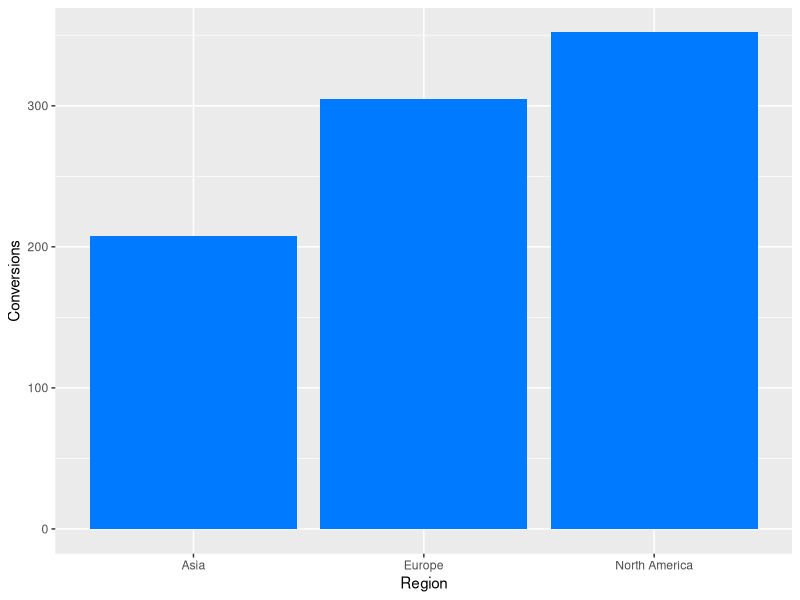

Recreate this plot in R. (Note: this script raises an error after producing the figure.)
# Install required packages if needed
# install.packages(c("ggplot2", "rmarkdown", "knitr"))

# Load libraries
library(ggplot2)      # For high-quality data visualizations
library(rmarkdown)    # For creating reproducible reports
library(knitr)        # For knitting R Markdown documents

# Load dataset
advertising_data <- read.csv("media_13.csv")

# ================================================
# Activity 1: Create a Publication-Quality Visualization
# ================================================

# Create a summary data frame of total conversions by region
# Use ggplot2 to build a bar chart
# Apply advanced styling to make it presentation-ready

# Summarize total conversions by region

# Example - leave these next 3 lines of code uncommented.
# You'll need these for plot_1 below.
conversions_by_region <- aggregate(Conversions ~ Region, data = advertising_data, sum)

# Create base plot
plot <- ggplot(conversions_by_region, aes(x = Region, y = Conversions)) +
    geom_bar(stat = "identity", fill = "#007bff")

# Apply styling
# plot_a <- plot +
#  labs(title = "Total Conversions by Region", x = "Region", y = "Total Conversions") +
#  theme_minimal() +
#  theme(
#    plot.title = element_text(size = 16, face = "bold"),
#    axis.title = element_text(size = 12),
#    axis.text = element_text(size = 10)
#  )
# print(plot_a)

# Try It Out #1: Add a caption and consistent theme
# Add a caption using labs(caption = "...")
# Try different themes like theme_bw() or theme_light()
# Customize font sizes or colors using theme()
# Hint:Use theme() parameters like plot.caption, axis.text, axis.title.

plot_1 <- # <YOUR CODE HERE>
print(plot_1)

# ================================================
# Activity 2: Annotate and Style for Professional Reports
# ================================================

# Use the conversions_by_region summary table
# Identify the region with the highest total conversions
# Add a label annotation above that bar using geom_text()
# Adjust the label’s vertical position using vjust

# Identify region with highest conversions
# Example:
max_conversion_region <- conversions_by_region[which.max(conversions_by_region$Conversions), ]

# Add annotation to the plot
# plot_b <- plot +
#  geom_text(data = max_conversion_region,
#            aes(label = Conversions, y = Conversions),
#            vjust = -0.5,
#            size = 4,
#            fontface = "bold")
# print(plot_b)

# Try It Out #1: Customize your annotation
# Place label inside the bar using vjust = 1.5
# Use paste() for clearer labels like "Top region: North America"
# Hint: geom_text() adds text to your plot. Adjusting vjust moves the label vertically.

plot_2 <- # <YOUR CODE HERE>
print(plot_2)

# ================================================
# Activity 3: Build a Reproducible Report
# ================================================

# Create a new .Rmd file
# Write the YAML header to set title, author, and output format
# Add sections for Introduction, Methodology, and Executive Summary
# Embed visualizations using R code chunks

# This activity will be completed in a separate .Rmd file
# Here's a sample YAML header and structure to guide you:

# ---
# title: "Advertising Report"
# author: "Your Name"
# date: "2024-07-27"
# output: html_document
# ---

# # Executive Summary
# Brief overview of key findings

# # Introduction
# This report analyzes digital advertising campaign performance.

# # Methodology
# Describe how you calculated conversions and created visualizations.

# # Visualization
# ```{r}
# Insert your ggplot2 chart code here from Activities 1 and 2 (plot_1 and plot_2)
# ```

# Try It Out #1: Add Methodology and Executive Summary sections
# Use headers (#) and plain text to describe your process and results
# Hint:  Use `#` for headers and plain text to narrate your insights.

# Add YOUR CODE to the new .Rmd file
